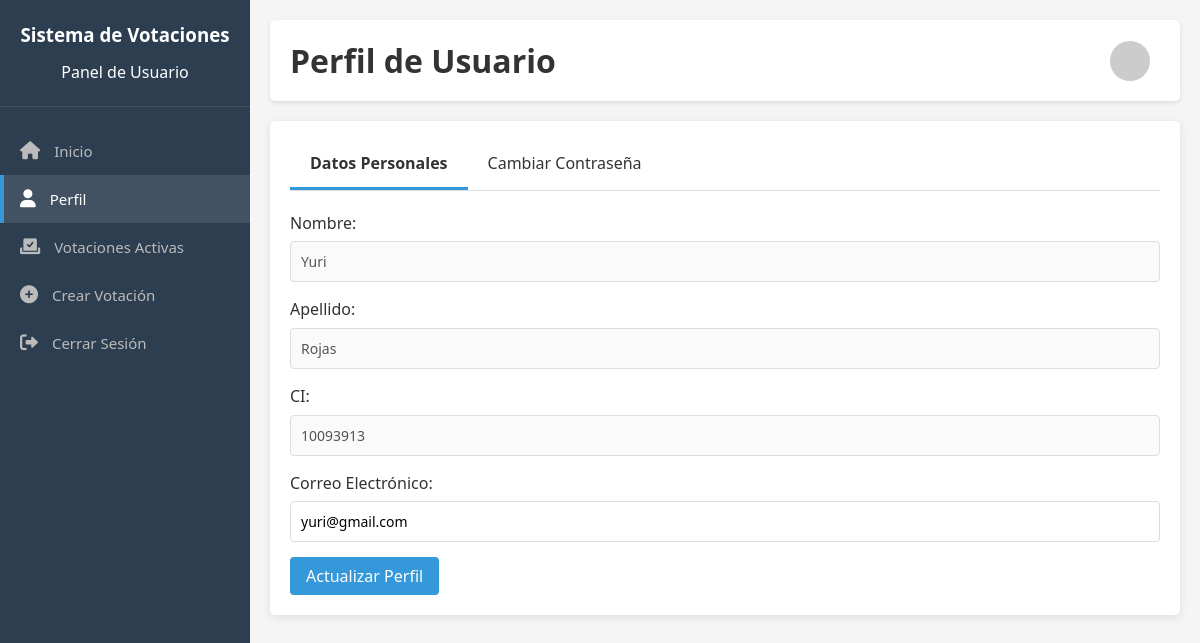
/usuario/perfil.php (signed in), run on the app's committed database.
### tables this page shows
CREATE TABLE `usuarios` (
  `id_usuario` varchar(20) NOT NULL,
  `nombre` varchar(100) NOT NULL,
  `apellido` varchar(100) NOT NULL,
  `ci` varchar(15) NOT NULL,
  `fecha_nacimiento` date NOT NULL,
  `direccion` text NOT NULL,
  `email` varchar(100) NOT NULL,
  `telefono` varchar(15) DEFAULT NULL,
  `id_ciudad` varchar(10) NOT NULL,
  `id_rol` int(11) NOT NULL,
  `estado` enum('habilitado','no habilitado','nulo') DEFAULT 'habilitado',
  `contrasena` varchar(255) NOT NULL
);

### usuario/perfil.php (the view, shortened to what this page needs)
<?php
require_once '../includes/auth.php';
$usuario = [];
try {
    $sql = "SELECT * FROM usuarios WHERE id_usuario = :id";
    $stmt = $pdo->prepare($sql);
    $stmt->execute([':id' => $_SESSION['user_id']]);
    $usuario = $stmt->fetch(PDO::FETCH_ASSOC);
} catch(PDOException $e) {
    $error = "Error al obtener datos del usuario: " . $e->getMessage();
}
?>
<!DOCTYPE html>
<html lang="es">
<head>
    <link rel="stylesheet" href="../assets/css/style.css">
    <link rel="stylesheet" href="https://cdnjs.cloudflare.com/ajax/libs/font-awesome/6.0.0-beta3/css/all.min.css">
</head>
<body>
    <div class="sidebar">
        <div class="sidebar-header">
            <h3>Sistema de Votaciones</h3>
            <p>Panel de Usuario</p>
        </div>
        <div class="sidebar-menu">
            <ul>
                <li><a href="dashboard.php"><i class="fas fa-home"></i> Inicio</a></li>
                <li><a href="perfil.php" class="active"><i class="fas fa-user"></i> Perfil</a></li>
                <li><a href="votaciones.php"><i class="fas fa-vote-yea"></i> Votaciones Activas</a></li>
                <li><a href="crear_votacion.php"><i class="fas fa-plus-circle"></i> Crear Votación</a></li>
                <li><a href="../includes/logout.php"><i class="fas fa-sign-out-alt"></i> Cerrar Sesión</a></li>
            </ul>
        </div>
    </div>
    <div class="main-content">
        <div class="header">
            <h1>Perfil de Usuario</h1>
            <div class="user-info">
                <img src="https://ui-avatars.com/api/?name=<?php echo urlencode($_SESSION['nombre']); ?>&background=3498db&color=fff" alt="User">
            </div>
        </div>
        <div class="card">
            <div class="tab-container">
                <div class="tab active" onclick="openTab(event, 'datos-personales')">Datos Personales</div>
                <div class="tab" onclick="openTab(event, 'cambiar-password')">Cambiar Contraseña</div>
            </div>
            <div id="datos-personales" class="tab-content active">
                <form action="<?php echo htmlspecialchars($_SERVER["PHP_SELF"]); ?>" method="post">
                    <div class="form-group">
                        <label for="nombre">Nombre:</label>
                        <input type="text" id="nombre" name="nombre" value="<?php echo htmlspecialchars($usuario['nombre'] ?? ''); ?>" disabled>
                    </div>
                    <div class="form-group">
                        <label for="apellido">Apellido:</label>
                        <input type="text" id="apellido" name="apellido" value="<?php echo htmlspecialchars($usuario['apellido'] ?? ''); ?>" disabled>
                    </div>
                    <div class="form-group">
                        <label for="ci">CI:</label>
                        <input type="text" id="ci" name="ci" value="<?php echo htmlspecialchars($usuario['ci'] ?? ''); ?>" disabled>
                    </div>
                    <div class="form-group">
                        <label for="email">Correo Electrónico:</label>
                        <input type="email" id="email" name="email" value="<?php echo htmlspecialchars($usuario['email'] ?? ''); ?>" required>
                    </div>
                    <button type="submit" name="actualizar_perfil" class="btn btn-primary">Actualizar Perfil</button>
                </form>
            </div>
        </div>
    </div>
</body>
</html>

### assets/css/style.css (style rules this page uses)
* { margin: 0; padding: 0; box-sizing: border-box; font-family: 'Segoe UI', Tahoma, Geneva, Verdana, sans-serif; }
body { background-color: #f5f5f5; color: #333; line-height: 1.6; }
.form-group { margin-bottom: 15px; }
.form-group label { display: block; margin-bottom: 5px; font-weight: 500; }
.form-group input, .form-group select, .form-group textarea { width: 100%; padding: 10px; border: 1px solid #ddd; border-radius: 4px; font-size: 1rem; }
.btn { display: inline-block; padding: 10px 20px; background-color: #3498db; color: white; border: none; border-radius: 4px; cursor: pointer; text-decoration: none; font-size: 1rem; transition: background-color 0.3s; }
.btn-primary { background-color: #3498db; }

### usuario/perfil.php (style rules this page uses)
:root { --primary-color: #3498db; --secondary-color: #2980b9; --accent-color: #e74c3c; --light-color: #ecf0f1; --dark-color: #2c3e50; --success-color: #2ecc71; --warning-color: #f39c12; --danger-color: #e74c3c; --sidebar-width: 250px; }
* { margin: 0; padding: 0; box-sizing: border-box; font-family: 'Segoe UI', Tahoma, Geneva, Verdana, sans-serif; }
body { background-color: #f5f5f5; color: #333; display: flex; min-height: 100vh; }
.sidebar { width: var(--sidebar-width); background-color: var(--dark-color); color: white; position: fixed; height: 100%; padding: 20px 0; transition: all 0.3s; z-index: 1000; }
.sidebar-header { padding: 0 20px 20px; text-align: center; border-bottom: 1px solid rgba(255, 255, 255, 0.1); }
.sidebar-header h3 { color: white; margin-bottom: 10px; }
.sidebar-menu { padding: 20px 0; }
.sidebar-menu ul { list-style: none; }
.sidebar-menu li { position: relative; }
.sidebar-menu a { display: block; padding: 12px 20px; color: #bbb; text-decoration: none; transition: all 0.3s; font-size: 15px; }
.sidebar-menu a:hover, .sidebar-menu a.active { color: white; background-color: rgba(255, 255, 255, 0.1); }
.sidebar-menu a i { margin-right: 10px; font-size: 18px; }
.sidebar-menu a:hover::before, .sidebar-menu a.active::before { content: ''; position: absolute; left: 0; top: 0; height: 100%; width: 4px; background-color: var(--primary-color); }
.main-content { margin-left: var(--sidebar-width); width: calc(100% - var(--sidebar-width)); padding: 20px; transition: all 0.3s; }
.header { display: flex; justify-content: space-between; align-items: center; padding: 15px 20px; background-color: white; box-shadow: 0 2px 5px rgba(0,0,0,0.1); margin-bottom: 20px; border-radius: 5px; }
.user-info { display: flex; align-items: center; }
.user-info img { width: 40px; height: 40px; border-radius: 50%; margin-right: 10px; }
.card { background-color: white; border-radius: 5px; box-shadow: 0 2px 10px rgba(0,0,0,0.1); padding: 20px; margin-bottom: 20px; }
.btn { display: inline-block; padding: 8px 16px; border-radius: 4px; text-decoration: none; font-weight: 500; transition: all 0.3s; border: none; cursor: pointer; }
.btn-primary { background-color: var(--primary-color); color: white; }
.form-group { margin-bottom: 15px; }
.form-group label { display: block; margin-bottom: 5px; font-weight: 500; }
.form-group input[type="text"], .form-group input[type="email"], .form-group input[type="password"], .form-group input[type="datetime-local"], .form-group textarea, .form-group select { width: 100%; padding: 10px; border: 1px solid #ddd; border-radius: 4px; font-size: 14px; }
.tab-container { display: flex; margin-bottom: 20px; border-bottom: 1px solid #ddd; }
.tab { padding: 10px 20px; cursor: pointer; border-bottom: 3px solid transparent; }
.tab.active { border-bottom-color: var(--primary-color); font-weight: bold; }
.tab-content { display: none; }
.tab-content.active { display: block; }

### data on the page
usuarios: nombre "Yuri", apellido "Rojas", ci "10093913", email "yuri@gmail.com"
